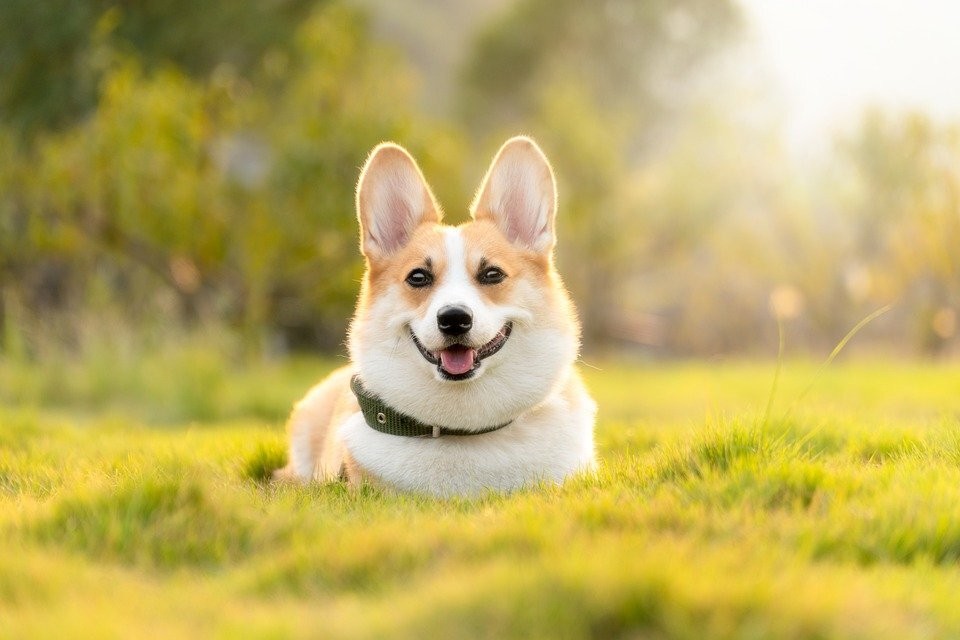
#> input picture res/img1.jpeg, 960 x 640 px
$ python -i 7-yt-filter-colorAndPencil.py   (imports and definitions only)
#> lines starting #> are read from the running program, lines starting #| are printed output that depends on the picture; after the words box and inside, x2 and y2 are one past the last pixel; in counts of white or black regions, pixels touching at a corner belong together
#> further down, picture is the input picture: shape (640, 960, 3); mean B, G, R 98.3, 173.6, 190
#요구사항
# 유튜브에서 특정 영상을 다운받아 기록하는 것을 기반
# 1.유튜브영상을 스케치로 변경하여 저장
# 2.유튜브영상내에 특정컬러 추적하여 필터 후 저장
#   2-1.특정컬러의 영역에 사각테두리를 둘러서 표시
#   2-2.특정컬러의 영역만 마스킹하여 해당 컬러의 이미지만 색상이 있도록 (배경은 흑백)

#사용기술
# pafy or cap_from_youtube
# opencv
# hsv 컬러맵에 대한 이해 (yuv)

# # 빨간색 범위1
# lowerRed = np.array([0, 120, 70])
# upperRed = np.array([10, 255, 255])
# mask1 = cv2.inRange(hsv, lowerRed, upperRed)

# # 빨간색 범위2
# lowerRed = np.array([130, 120, 70])
# upperRed = np.array([180, 255, 255])
# mask2 = cv2.inRange(hsv, lowerRed, upperRed)

# mask = mask1 + mask2


import cv2
import numpy as np
from cap_from_youtube import cap_from_youtube


# 1. 스케치함수( cv2.pencilSketch() ) 사용에 대한 이해 (이전 코드를 참고)

# 이미지 -> 스케치로 -> 이미지
def toPencilSketch(origin:cv2.Mat) -> cv2.Mat:

    out = origin.copy()

    # 뿌옇도록 하는 효과
    out = cv2.GaussianBlur(out, ksize=(9, 9), sigmaX=0)
    '''
    sigma_s: Range between 0 to 200. Default 60.
    sigma_r: Range between 0 to 1. Default 0.07.
    shade_factor: Range between 0 to 0.1. Default 0.02.
    '''
    # 연필효과를 주는 함수
    out, color = cv2.pencilSketch(out, sigma_s=60, sigma_r=0.05, shade_factor=0.015)

    return out


def trackingColor(origin:cv2.Mat) -> cv2.Mat:

    frame = origin.copy()

    bgGray = cv2.cvtColor(frame, cv2.COLOR_BGR2GRAY)
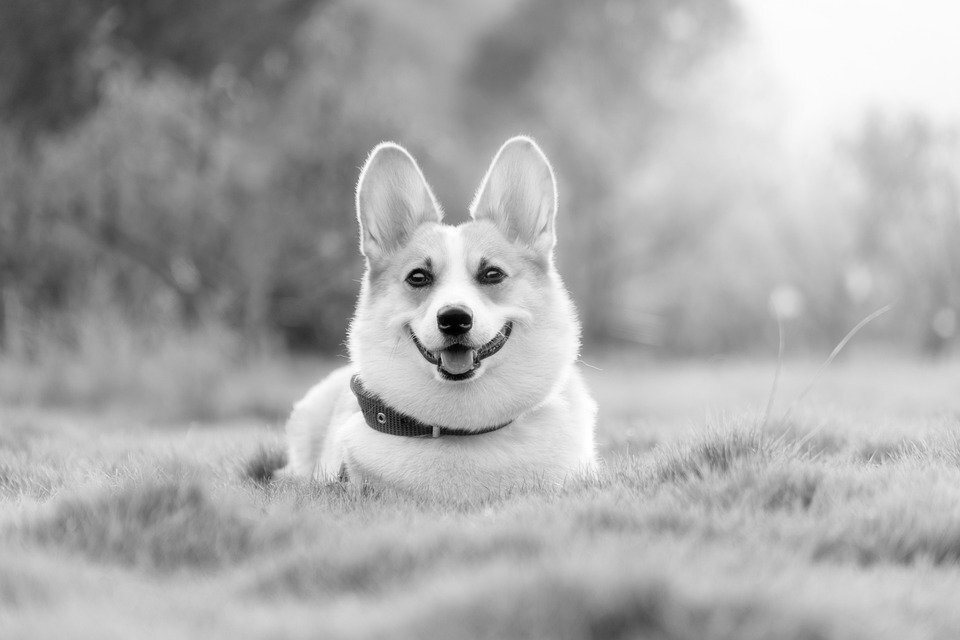
#> bgGray: shape (640, 960); min 0, max 255, mean 170
    frameHSV = cv2.cvtColor(frame, cv2.COLOR_BGR2HSV)
#> frameHSV: shape (640, 960, 3); mean H, S, V 24.4, 127.1, 190.2

    # 빨간색 범위1
    lowerRed = np.array([0, 120, 70])
    upperRed = np.array([10, 255, 255])
    mask1 = cv2.inRange(frameHSV, lowerRed, upperRed)
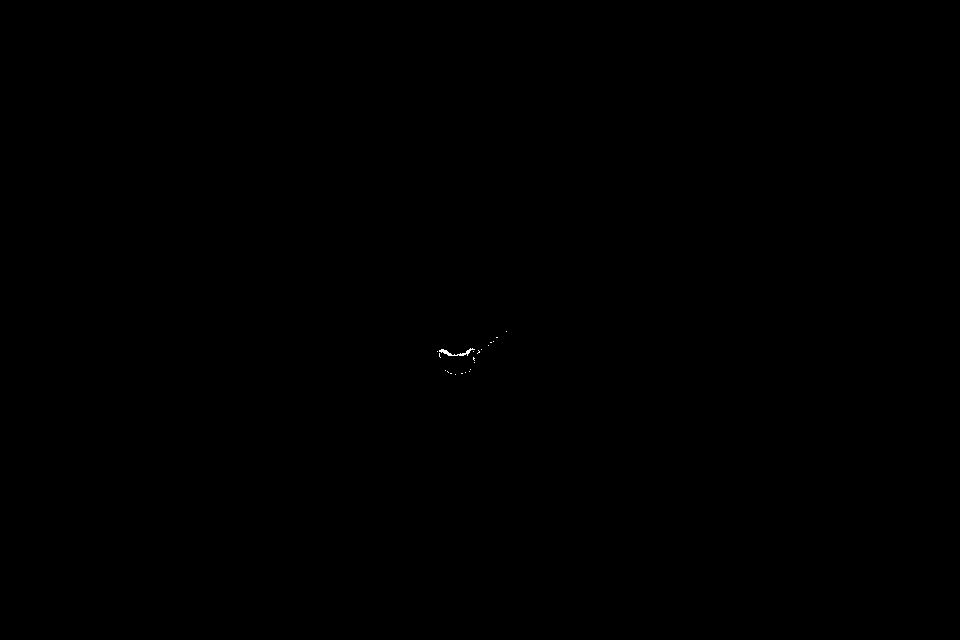
#> mask1: shape (640, 960); 0.02% white in thin lines or dots, all inside (x1, y1, x2, y2) = (437, 331, 507, 375)
    # print('mask1.shape:', mask1.shape)

    # 빨간색 범위2
    lowerRed = np.array([130, 120, 70])
    upperRed = np.array([180, 255, 255])
    mask2 = cv2.inRange(frameHSV, lowerRed, upperRed)
#> mask2: shape (640, 960); 0.01% white in thin lines or dots, all inside (x1, y1, x2, y2) = (446, 354, 467, 367)

    # cv2.add() => 화소의 값이 255를 넘으면 최대 255로 유지 255 + 1 = 255
    # + 연산자 => 화소의 값이 255를 넘으면 255 + 1 = 0
    # mask = mask1 + mask2
    mask = cv2.add(mask1, mask2)
#> mask: shape (640, 960); 0.03% white; 23 white regions (22 under 20 px), largest, box (x1, y1, x2, y2) and area: (439, 348, 475, 362) 134

    # ** bitwise_and() 의 src1 과 src2 의 색상 채널 수는 같아야한다
    redFrame = cv2.bitwise_and(frame, frame, mask=mask)
    # 컬러채널 수를 맞추고 and로 합성
    # maskBGR = cv2.cvtColor(mask, cv2.COLOR_GRAY2BGR)
    # redFrame = cv2.bitwise_and(frame, maskBGR)

    bgGray = cv2.cvtColor(bgGray, cv2.COLOR_GRAY2BGR)
#> bgGray: shape (640, 960, 3)
    print('bgGray.shape:', bgGray.shape)
#| bgGray.shape: (640, 960, 3)

    out = cv2.bitwise_or(bgGray, redFrame)

    return out


url = "https://www.youtube.com/watch?v=QyBdhdz7XM4"

# [1 line that did not run here, left out]
# [24 lines not run here, left out]

>>> import cv2
>>> picture = cv2.imread('../../res/img1.jpeg')
>>> result = trackingColor(picture)
